Frame 1 (no input): blank canvas, image omitted
Frame 60 (the mouse pressed at the canvas centre just before this capture): blank canvas, image omitted
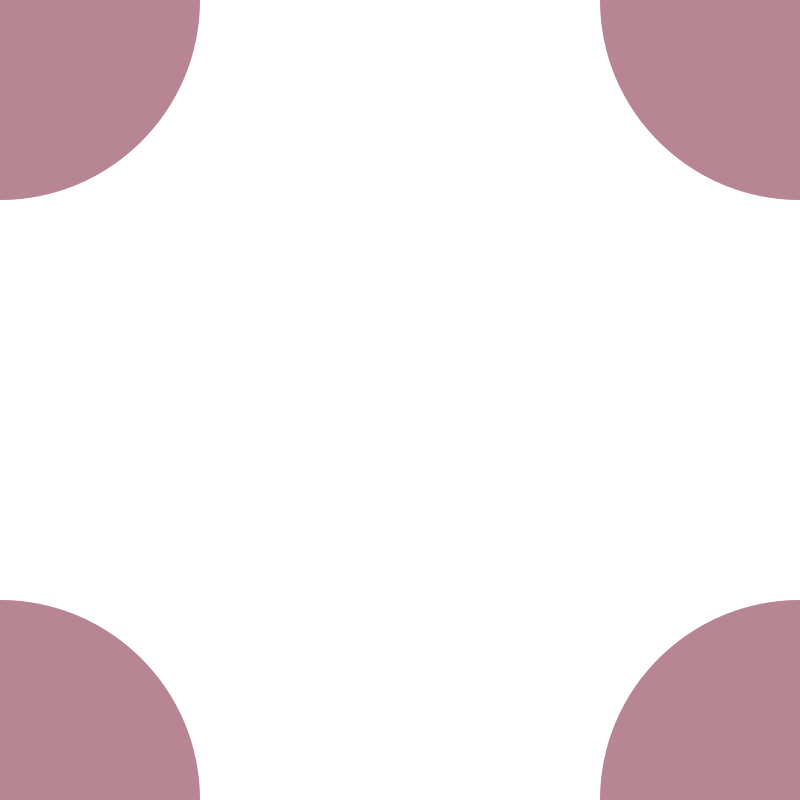
Frame 120 (the mouse held since frame 60 and released just before this capture)

The Processing sketch whose frames 1 and 60 were blank and that drew this single picture after the mouse press (run headless with seeded random() and noise(); from frame 60 on, the mouse is pressed at the canvas centre):

// Processing sketch: processing_121374
// ── processing_121374.pde


void setup() 
{ size(800,800);
background(255); 
smooth();
}


void draw()
{
noStroke();
int a =abs(pmouseY-mouseY);


fill(random(200),random(200),random(200),random(200));
    
    ellipse(pmouseX, pmouseY, a, a);
    ellipse(pmouseY,pmouseX,a,a);
    ellipse(800-pmouseY,pmouseX,a,a);
    ellipse(800-pmouseX,pmouseY,a,a);
    ellipse(pmouseX,800-pmouseY,a,a);
    ellipse(pmouseY,800-pmouseX,a,a);
    ellipse(pmouseY+800-2*pmouseY,pmouseX+800-2*pmouseX,a,a);
    ellipse(pmouseX+800-2*pmouseX,pmouseY+800-2*pmouseY,a,a);
    
}
 
void mousePressed()
 { 
background(255);
}
